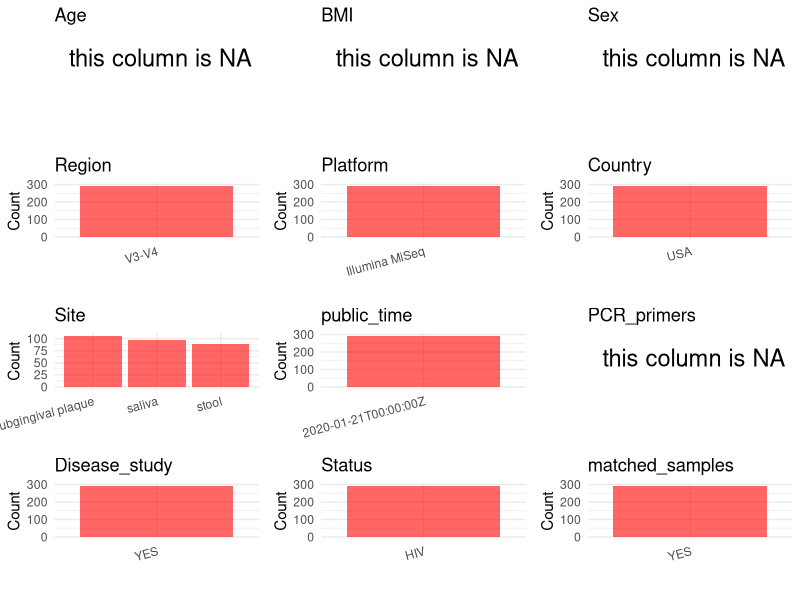

R code for this plot: (Note: this script raises an error after producing the figure.)
## ---- chunk 1
library(tidyverse)
library(ggplot2)
library(cowplot)

setwd("C:/Users/zyc/Desktop/oral_project/data/projects/PRJNA471556")
initial_meta <- read.csv("SraRunTable.csv", header = TRUE) 
head(initial_meta)
## ---- chunk 2
metadata <- data.frame(
  BioProject = initial_meta$BioProject,
  Run = initial_meta$Run,
  sample_name = initial_meta$Library.Name,
  Age = NA,
  BMI = NA,
  Sex = NA,
  Platform = initial_meta$Instrument,
  Country = initial_meta$geo_loc_name_country,
  Site = initial_meta$isolation_source,
  public_time = initial_meta$ReleaseDate,
  # Status = initial_meta$Sample.Name,
  stringsAsFactors = FALSE
)
## ---- chunk 3
metadata <- metadata %>% mutate(Site = case_when(
  grepl("SUBGINGIVAL PLAQUE",Site) ~ "subgingival plaque",
  TRUE ~ Site
)) 

metadata <- metadata %>%filter(grepl("16S",sample_name))

 # metadata <- metadata %>%
 #  mutate(Sex = recode(Sex, "female" = "F", "male" = "M"))
# metadata <-metadata%>%
#   mutate(Status = case_when(Site == "mucous" ~ "OSCC",
#                             Site == "dental plaque" ~ "OSCC",
#                             Site == "tumor" ~ "OSCC",
#                             TRUE ~ NA))



## ---- chunk 4
metadata$Status <- "HIV"
metadata$matched_samples <- "YES"
metadata$Region <- "V3-V4"
metadata$title <- "Oral and Gut Microbial Diversity and Immune Regulation in Patients with HIV on Antiretroviral Therapy"
metadata$Disease_study <- "YES"
metadata$PCR_primers <- NA
head(metadata)
## ---- chunk 5
print(paste("Number of unique runs:", length(unique(metadata$Run))))
print(paste("Number of unique sample names:", length(unique(metadata$sample_name))))
## ---- chunk 6
plot_data <- metadata %>%
  select(-BioProject, -Run, -sample_name, -title)

# Function to create simple plots for each column
create_simple_plots <- function(data) {
  plots <- list()

  for (col in colnames(data)) {
    # Check if the column is all NA
    if (all(is.na(data[[col]]))) {
      # Create an empty plot with text indicating all NA
      p <- ggplot() +
        annotate("text", x = 0.5, y = 0.5, label = "this column is NA", size = 6) +
        labs(title = col) +
        theme_void()
    } else if (is.numeric(data[[col]])) {
      # Numeric variable: histogram
      p <- ggplot(data, aes(x = .data[[col]])) +
        geom_histogram(fill = "blue", alpha = 0.6, bins = 20, na.rm = T) +
        labs(title = col) +
        theme_minimal()
    } else {
      # Categorical variable: bar plot (remove NA values)
      count_data <- as.data.frame(table(data[[col]], useNA = "ifany"))
      p <- ggplot(count_data, aes(x = reorder(Var1, -Freq), y = Freq)) +
        geom_col(fill = "red", alpha = 0.6) +
        labs(title = col, x = NULL, y = "Count") +
        theme_minimal() +
        theme(axis.text.x = element_text(angle = 15, hjust = 1))
    }
    plots[[col]] <- p
  }

  return(plots)
}


plots <- create_simple_plots(plot_data)
p<-plot_grid(plots$Age,
          plots$BMI,
          plots$Sex,
          plots$Region,
          plots$Platform,
          plots$Country,
          plots$Site,
          plots$public_time,
          plots$PCR_primers,
          plots$Disease_study,
          plots$Status,
          plots$matched_samples,# add
          ncol = 3, align = "hv", axis = "lb")
ggsave("Metadata_Summary.png", plot = p, width = 8, height = 6, dpi = 150)


## ---- chunk 7
knitr::include_graphics("Metadata_Summary.png")
## ---- chunk 8
metadata <- metadata[, c(
  "BioProject", "Run", "sample_name", "Age", "BMI", "Sex",
  "Region", "Platform", "Country", "Site", "public_time",
  "PCR_primers", "title", "Disease_study", "Status","matched_samples"
)]



write.csv(metadata, file = "metadata.csv", quote = FALSE)
